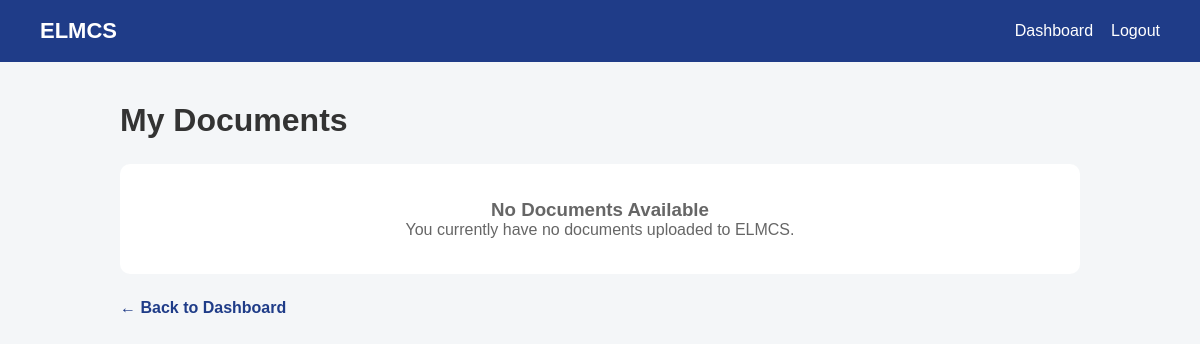
/expatriate/documents/ (signed in), run on an earlier commit of the app's database.
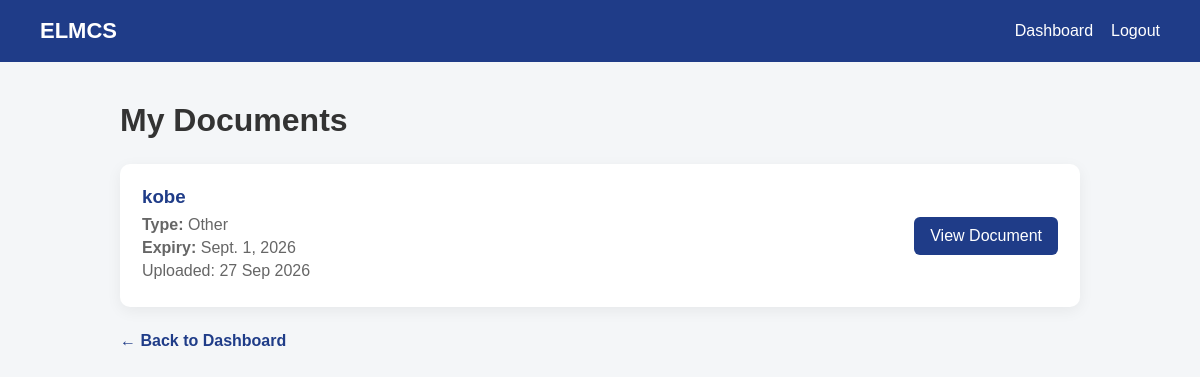
And on a later commit of the database.
### expatriates/models.py (models this page shows, shortened)
class Document(models.Model):
    class DocumentType(models.TextChoices):
        PASSPORT = 'PASSPORT', 'Passport'
        WORK_PERMIT = 'WORK_PERMIT', 'Work Permit'
        EMPLOYMENT_CONTRACT = 'EMPLOYMENT_CONTRACT', 'Employment Contract'
        OTHER = 'OTHER', 'Other'
    expatriate = models.ForeignKey(
        Expatriate,
        on_delete=models.CASCADE,
        related_name='documents'
    )
    document_type = models.CharField(
        max_length=30,
        choices=DocumentType.choices
    )
    title = models.CharField(max_length=200)
    file = models.FileField(
        upload_to='expatriate_documents/'
    )
    expiry_date = models.DateField(
        null=True,
        blank=True
    )
    uploaded_at = models.DateTimeField(
        auto_now_add=True
    )

### accounts/views.py (the view)
@login_required
def expatriate_documents(request):
    expatriate = request.user.expatriate_profile
    documents = expatriate.documents.all()
    return render(
        request,
        'accounts/expatriate_documents.html',
        {
            'expatriate': expatriate,
            'documents': documents,
        }
    )

### accounts/templates/accounts/expatriate_documents.html (shortened to what this page needs)
<!DOCTYPE html>
<html lang="en">
<head>
</head>
<body>
<nav class="navbar">
    <div class="brand">
        ELMCS
    </div>
    <div class="nav-links">
        <a href="{% url 'dashboard' %}">
            Dashboard
        </a>
        <a href="{% url 'logout' %}">
            Logout
        </a>
    </div>
</nav>
<main class="container">
    <h1 class="page-title">
        My Documents
    </h1>
    {% if documents %}
        <div class="documents">
            {% for document in documents %}
                <div class="document-card">
                    <div class="document-info">
                        <h3>
                            {{ document.title }}
                        </h3>
                        <p>
                            <strong>Type:</strong>
                            {{ document.get_document_type_display }}
                        </p>
                        {% if document.expiry_date %}
                            <p>
                                <strong>Expiry:</strong>
                                {{ document.expiry_date }}
                            </p>
                        {% else %}
                            <p>
                                <strong>Expiry:</strong>
                                Not specified
                            </p>
                        {% endif %}
                        <p>
                            Uploaded:
                            {{ document.uploaded_at|date:"d M Y" }}
                        </p>
                    </div>
                    <a
                        href="{{ document.file.url }}"
                        target="_blank"
                        class="view-button"
                    >
                        View Document
                    </a>
                </div>
            {% endfor %}
        </div>
    {% else %}
        <div class="empty">
            <h3>No Documents Available</h3>
            <p>
                You currently have no documents uploaded to ELMCS.
            </p>
        </div>
    {% endif %}
    <a href="{% url 'dashboard' %}" class="back">
        ← Back to Dashboard
    </a>
</main>
</body>
</html>

What changed in the data, as far as the page shows it:
added Document: title "kobe", document_type "Other", expiry_date "Sept. 1, 2026", uploaded_at "27 Sep 2026"
Also different on the page:
text no longer shown: "No Documents Available You currently have no documents uploaded to ELMCS."
